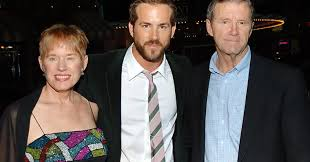
#> input picture imagens/ryan4.jpg, 310 x 162 px
$ python faces_detectadas.py
#> lines starting #> are read from the running program, lines starting #| are printed output that depends on the picture; after the words box and inside, x2 and y2 are one past the last pixel; in counts of white or black regions, pixels touching at a corner belong together
import cv2

detector = cv2.CascadeClassifier("haarcascade_frontalface_default.xml")
imagem = cv2.imread("imagens/ryan4.jpg")
#> imagem is the input picture: shape (162, 310, 3); mean B, G, R 76.3, 78.8, 86.2

imagemCinza = cv2.cvtColor(imagem, cv2.COLOR_BGR2GRAY)
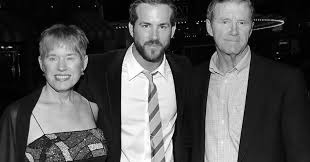
#> imagemCinza: shape (162, 310); min 0, max 255, mean 80.8
faces_detectadas = detector.detectMultiScale(imagemCinza, scaleFactor = 1.07)
#> faces_detectadas = [[37, 38, 49, 49], [210, 4, 46, 46], [130, 6, 51, 51]]
print(faces_detectadas)
#| [[ 37  38  49  49]
#|  [210   4  46  46]
#|  [130   6  51  51]]

for x,y,l,a in faces_detectadas:
    imagem = cv2.rectangle(imagem, (x,y), (x+l, y+a), (0,0,255), 2)
#> this loop made 3 passes
#> pass 1, `imagem = cv2.rectangle(imagem, (x,y), (x+l, y+a), (0,0,255), 2)`:
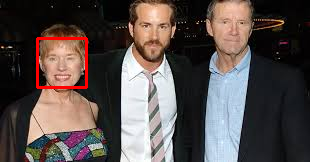
#> imagem: shape (162, 310, 3); 1.16% of pixels changed, all inside (x1, y1, x2, y2) = (36, 37, 88, 89)
#> pass 2, `imagem = cv2.rectangle(imagem, (x,y), (x+l, y+a), (0,0,255), 2)`:
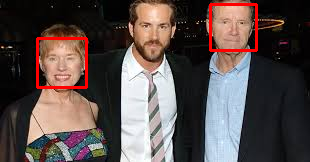
#> imagem: shape (162, 310, 3); 1.09% of pixels changed, all inside (x1, y1, x2, y2) = (209, 3, 258, 52)
#> pass 3, `imagem = cv2.rectangle(imagem, (x,y), (x+l, y+a), (0,0,255), 2)`:
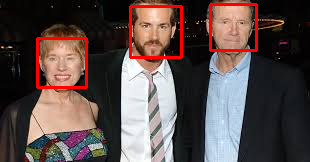
#> imagem: shape (162, 310, 3); 1.21% of pixels changed, all inside (x1, y1, x2, y2) = (129, 5, 183, 59)

cv2.imshow("Imagem da face", imagem)
cv2.waitKey()
cv2.destroyWindow("Imagem da face")

$ run again, with imagens/ryan2.jpg copied over imagens/ryan4.jpg
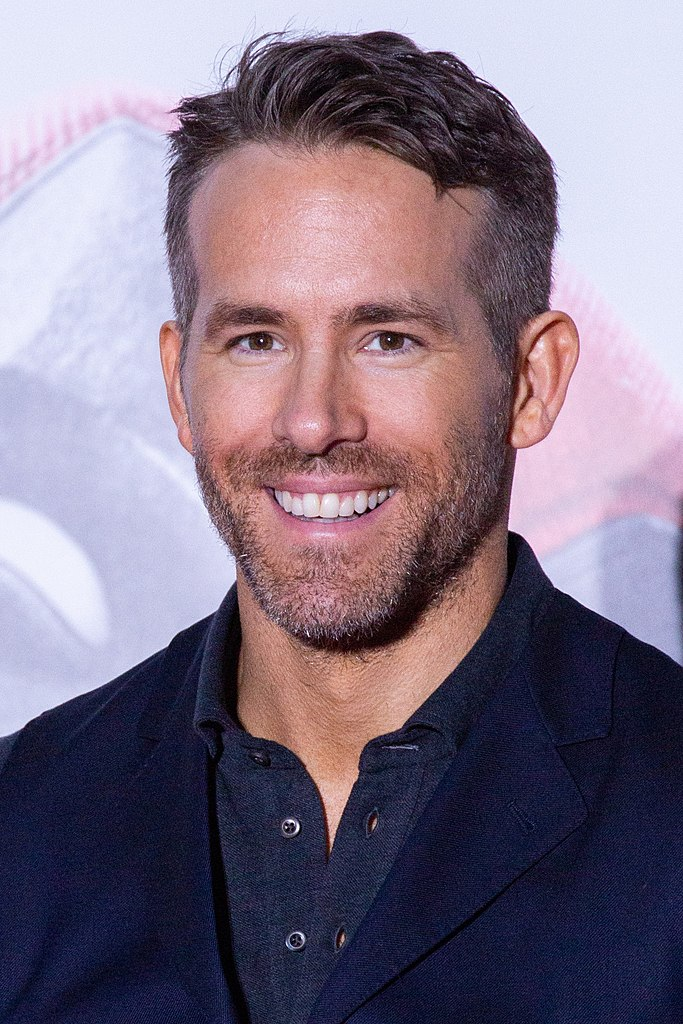
#> input picture imagens/ryan2.jpg, 683 x 1024 px
#> imagem is the input picture: shape (1024, 683, 3); mean B, G, R 132.4, 114.5, 127.8
#> `imagemCinza = cv2.cvtColor(imagem, cv2.COLOR_BGR2GRAY)`:
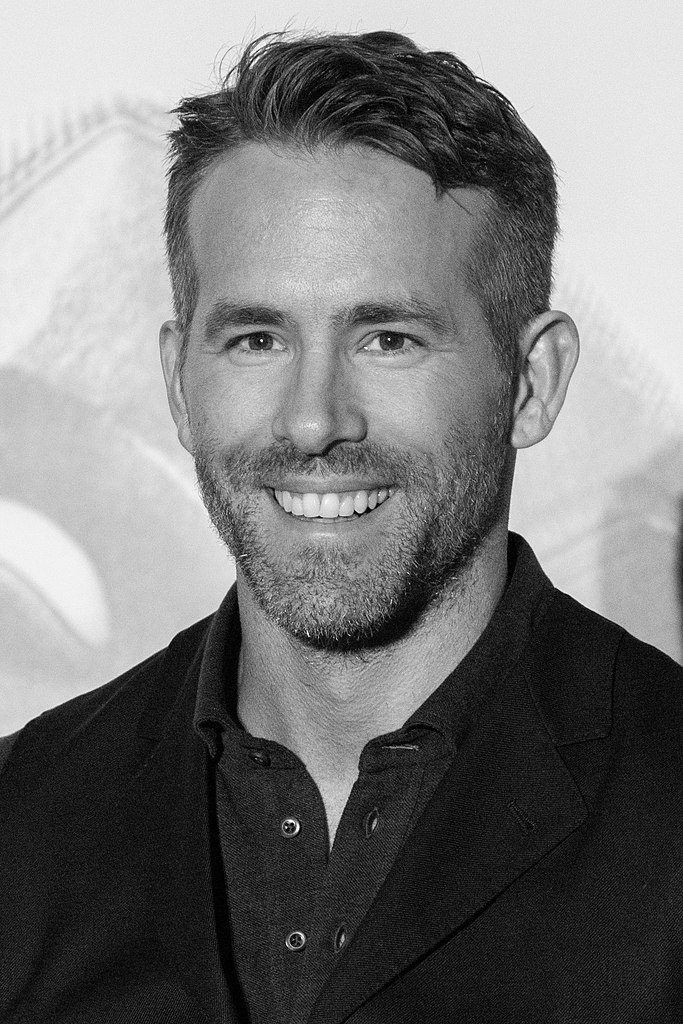
#> imagemCinza: shape (1024, 683); min 0, max 254, mean 120.5
#> faces_detectadas = [[120, 173, 410, 410]]
#| [[120 173 410 410]]
#> the loop `for x,y,l,a in faces_detectadas:` made 1 pass
#> pass 1, `imagem = cv2.rectangle(imagem, (x,y), (x+l, y+a), (0,0,255), 2)`:
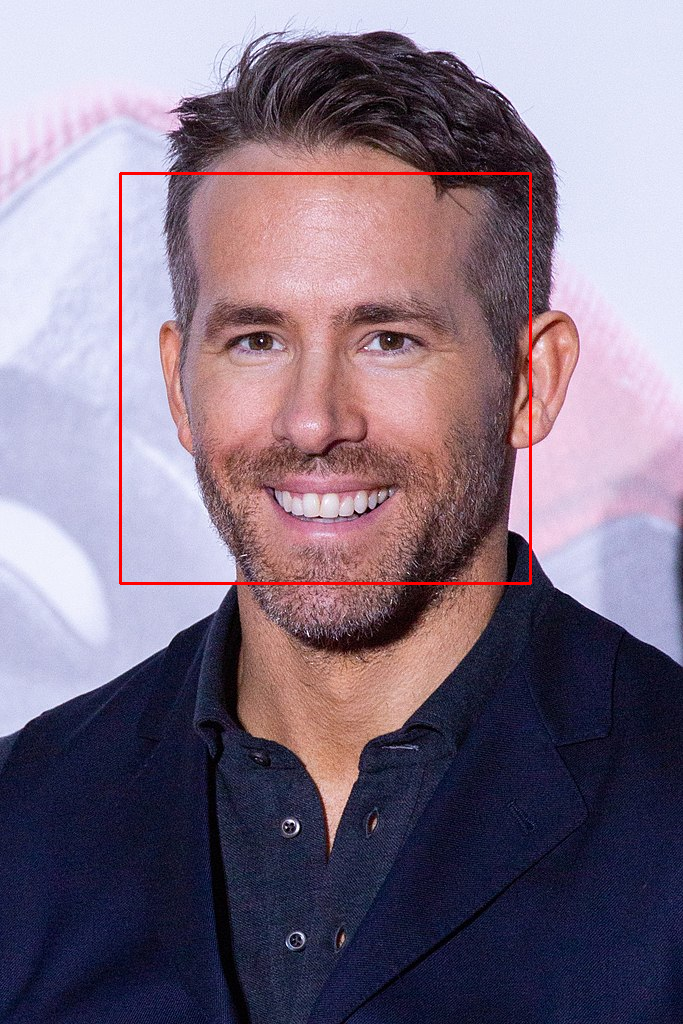
#> imagem: shape (1024, 683, 3); 0.7% of pixels changed, all inside (x1, y1, x2, y2) = (119, 172, 532, 585)

$ run again, with imagens/ryan.jpg copied over imagens/ryan4.jpg
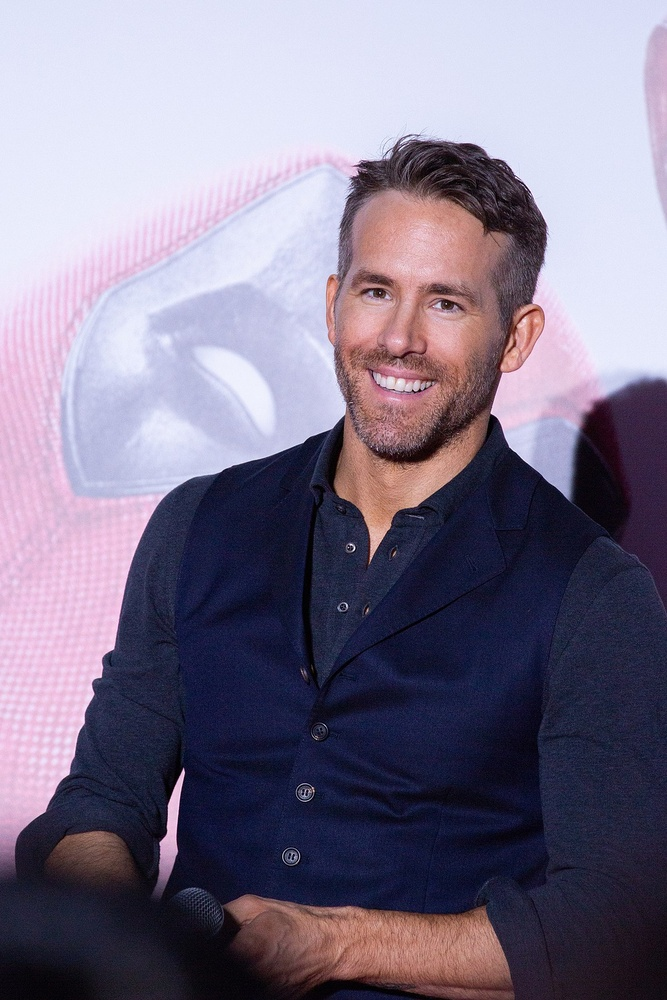
#> input picture imagens/ryan.jpg, 667 x 1000 px, shrunk from 1200 x 1800 before the run
#> imagem is the input picture: shape (1000, 667, 3); mean B, G, R 138.3, 117, 125.2
#> `imagemCinza = cv2.cvtColor(imagem, cv2.COLOR_BGR2GRAY)`:
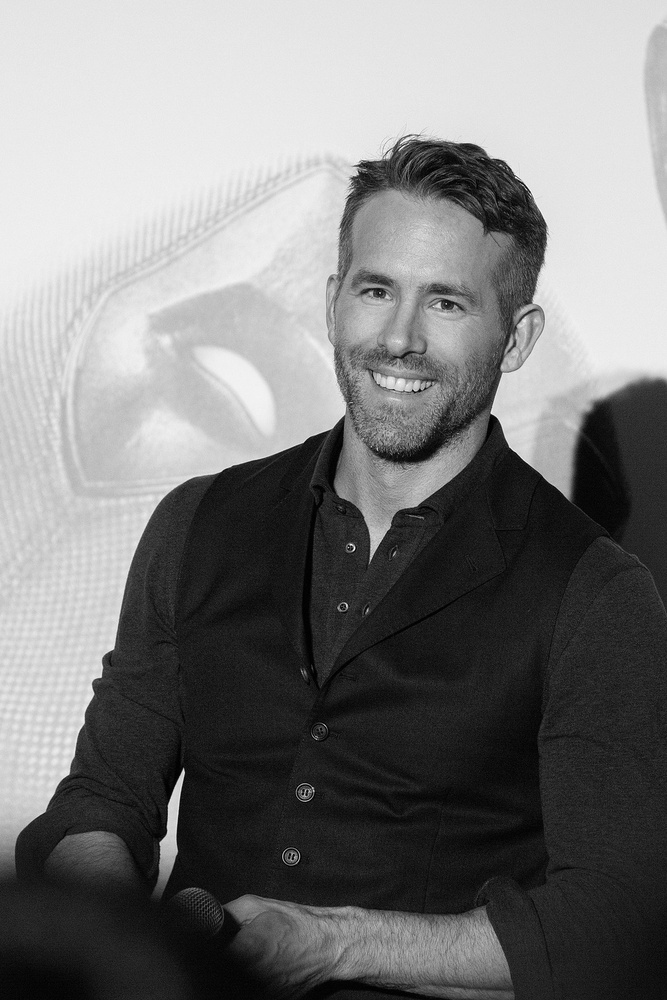
#> imagemCinza: shape (1000, 667); min 0, max 253, mean 121.9
#> faces_detectadas = [[305, 214, 207, 207]]
#| [[305 214 207 207]]
#> the loop `for x,y,l,a in faces_detectadas:` made 1 pass
#> pass 1, `imagem = cv2.rectangle(imagem, (x,y), (x+l, y+a), (0,0,255), 2)`:
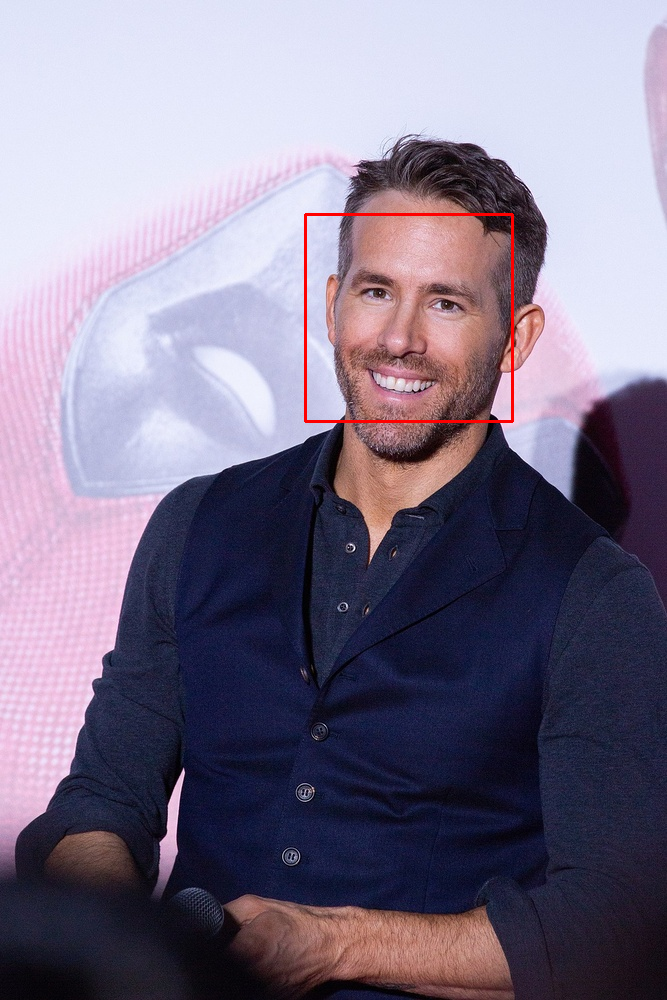
#> imagem: shape (1000, 667, 3); 0.37% of pixels changed, all inside (x1, y1, x2, y2) = (304, 213, 514, 423)
